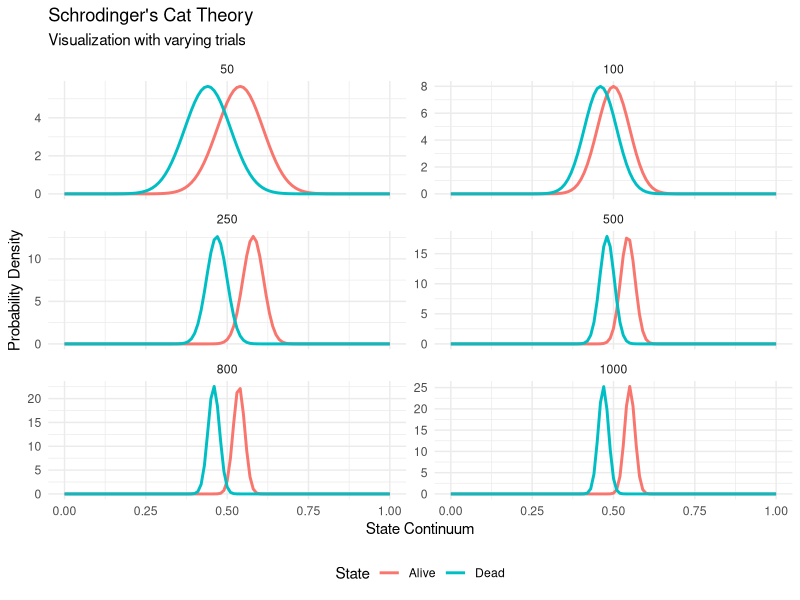

Here is the R script that generated this plot:
# Libraries
library(ggplot2)
library(dplyr)

# Parameters
n <- c(50, 100, 250, 500, 800, 1000) # Different numbers of trials
alive <- 0.53  # Probability of "alive" state
dead <- 1 - alive

# Initialize an empty data frame for storing results
all_data <- data.frame()

# Loop through each number of trials
for (n_trials in n) {
  # Simulate Bernoulli trials
  alive_trials <- rbinom(n_trials, size = 1, prob = alive)
  dead_trials <- rbinom(n_trials, size = 1, prob = dead)
  
  # Compute means for each state
  alive_mean <- mean(alive_trials)
  dead_mean <- mean(dead_trials)
  
  # Approximate distributions using CLT
  x <- seq(0, 1, by = 0.01)
  alive_prob <- dnorm(x, mean = alive_mean, sd = sqrt(alive * dead / n_trials))
  dead_prob <- dnorm(x, mean = dead_mean, sd = sqrt(alive * dead / n_trials))
  
  # Combine data for this n_trials
  data <- data.frame(
    x = rep(x, 2),
    Probability = c(alive_prob, dead_prob),
    State = rep(c("Alive", "Dead"), each = length(x)),
    Trials = rep(n_trials, length(x) * 2)
  )
  
  # Add to the main data frame
  all_data <- bind_rows(all_data, data)
}

# Plot the combined data
ggplot(all_data, aes(x = x, y = Probability, color = State)) +
  geom_line(size = 1) +
  facet_wrap(~ Trials, ncol = 2, scales = "free_y") +
  labs(title = "Schrodinger's Cat Theory",
       subtitle = "Visualization with varying trials",
       x = "State Continuum", y = "Probability Density") +
  theme_minimal() +
  theme(legend.position = "bottom")
